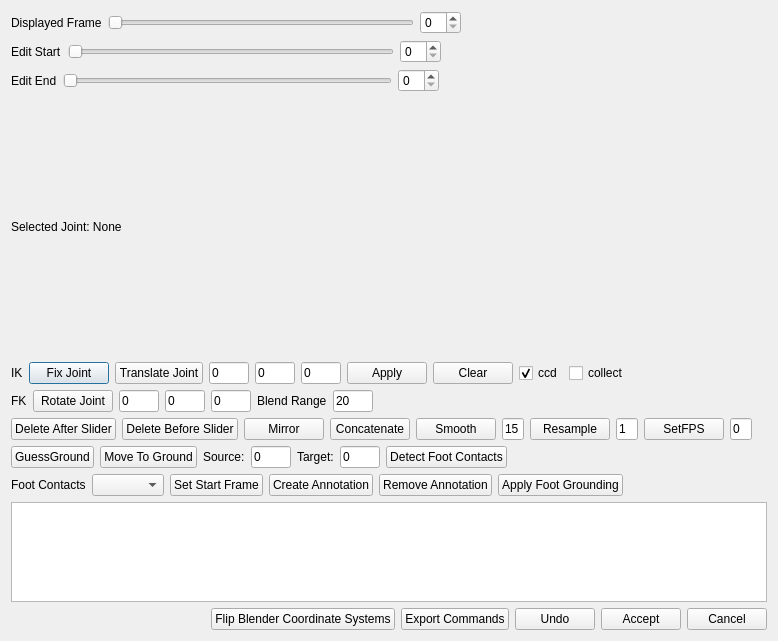
<?xml version="1.0" encoding="UTF-8"?>
<ui version="4.0">
 <class>Dialog</class>
 <widget class="QDialog" name="Dialog">
  <property name="geometry">
   <rect>
    <x>0</x>
    <y>0</y>
    <width>778</width>
    <height>641</height>
   </rect>
  </property>
  <property name="windowTitle">
   <string>Animation Editor</string>
  </property>
  <layout class="QGridLayout" name="gridLayout">
   <item row="0" column="0">
    <layout class="QGridLayout" name="leftViewerLayout"/>
   </item>
   <item row="1" column="0">
    <layout class="QVBoxLayout" name="verticalLayout">
     <item>
      <layout class="QHBoxLayout" name="horizontalLayout_10">
       <item>
        <widget class="QLabel" name="label_8">
         <property name="text">
          <string>Displayed Frame</string>
         </property>
        </widget>
       </item>
       <item>
        <widget class="QSlider" name="leftDisplayFrameSlider">
         <property name="orientation">
          <enum>Qt::Horizontal</enum>
         </property>
        </widget>
       </item>
       <item>
        <widget class="QSpinBox" name="leftDisplayFrameSpinBox"/>
       </item>
       <item>
        <spacer name="horizontalSpacer_8">
         <property name="orientation">
          <enum>Qt::Horizontal</enum>
         </property>
         <property name="sizeHint" stdset="0">
          <size>
           <width>40</width>
           <height>20</height>
          </size>
         </property>
        </spacer>
       </item>
      </layout>
     </item>
     <item>
      <layout class="QHBoxLayout" name="horizontalLayout_3">
       <item>
        <widget class="QLabel" name="label_2">
         <property name="text">
          <string>Edit Start</string>
         </property>
        </widget>
       </item>
       <item>
        <widget class="QSlider" name="leftStartFrameSlider">
         <property name="orientation">
          <enum>Qt::Horizontal</enum>
         </property>
        </widget>
       </item>
       <item>
        <widget class="QSpinBox" name="leftStartFrameSpinBox"/>
       </item>
       <item>
        <spacer name="horizontalSpacer_3">
         <property name="orientation">
          <enum>Qt::Horizontal</enum>
         </property>
         <property name="sizeHint" stdset="0">
          <size>
           <width>40</width>
           <height>20</height>
          </size>
         </property>
        </spacer>
       </item>
      </layout>
     </item>
     <item>
      <layout class="QHBoxLayout" name="horizontalLayout_4">
       <item>
        <widget class="QLabel" name="label_3">
         <property name="text">
          <string>Edit End</string>
         </property>
        </widget>
       </item>
       <item>
        <widget class="QSlider" name="leftEndFrameSlider">
         <property name="orientation">
          <enum>Qt::Horizontal</enum>
         </property>
        </widget>
       </item>
       <item>
        <widget class="QSpinBox" name="leftEndFrameSpinBox"/>
       </item>
       <item>
        <spacer name="horizontalSpacer_4">
         <property name="orientation">
          <enum>Qt::Horizontal</enum>
         </property>
         <property name="sizeHint" stdset="0">
          <size>
           <width>40</width>
           <height>20</height>
          </size>
         </property>
        </spacer>
       </item>
      </layout>
     </item>
     <item>
      <layout class="QHBoxLayout" name="horizontalLayout">
       <item>
        <widget class="QLabel" name="jointLabel">
         <property name="text">
          <string>Selected Joint: None</string>
         </property>
        </widget>
       </item>
       <item>
        <spacer name="horizontalSpacer_5">
         <property name="orientation">
          <enum>Qt::Horizontal</enum>
         </property>
         <property name="sizeHint" stdset="0">
          <size>
           <width>40</width>
           <height>20</height>
          </size>
         </property>
        </spacer>
       </item>
      </layout>
     </item>
     <item>
      <layout class="QHBoxLayout" name="horizontalLayout_7">
       <item>
        <widget class="QLabel" name="label">
         <property name="text">
          <string>IK</string>
         </property>
        </widget>
       </item>
       <item>
        <widget class="QPushButton" name="fixJointButton">
         <property name="text">
          <string>Fix Joint</string>
         </property>
        </widget>
       </item>
       <item>
        <widget class="QPushButton" name="translateJointButton">
         <property name="text">
          <string>Translate Joint</string>
         </property>
        </widget>
       </item>
       <item>
        <widget class="QLineEdit" name="translateXLineEdit">
         <property name="maximumSize">
          <size>
           <width>40</width>
           <height>16777215</height>
          </size>
         </property>
         <property name="text">
          <string>0</string>
         </property>
        </widget>
       </item>
       <item>
        <widget class="QLineEdit" name="translateYLineEdit">
         <property name="maximumSize">
          <size>
           <width>40</width>
           <height>16777215</height>
          </size>
         </property>
         <property name="text">
          <string>0</string>
         </property>
        </widget>
       </item>
       <item>
        <widget class="QLineEdit" name="translateZLineEdit">
         <property name="maximumSize">
          <size>
           <width>40</width>
           <height>16777215</height>
          </size>
         </property>
         <property name="text">
          <string>0</string>
         </property>
        </widget>
       </item>
       <item>
        <widget class="QPushButton" name="applyConstraintsButton">
         <property name="text">
          <string>Apply</string>
         </property>
        </widget>
       </item>
       <item>
        <widget class="QPushButton" name="clearConstraintsButton">
         <property name="text">
          <string>Clear</string>
         </property>
        </widget>
       </item>
       <item>
        <widget class="QCheckBox" name="ccdCheckBox">
         <property name="text">
          <string>ccd</string>
         </property>
         <property name="checked">
          <bool>true</bool>
         </property>
        </widget>
       </item>
       <item>
        <widget class="QCheckBox" name="collectConstraintsCheckBox">
         <property name="text">
          <string>collect</string>
         </property>
         <property name="checked">
          <bool>false</bool>
         </property>
        </widget>
       </item>
       <item>
        <spacer name="horizontalSpacer_7">
         <property name="orientation">
          <enum>Qt::Horizontal</enum>
         </property>
         <property name="sizeHint" stdset="0">
          <size>
           <width>40</width>
           <height>20</height>
          </size>
         </property>
        </spacer>
       </item>
      </layout>
     </item>
     <item>
      <layout class="QHBoxLayout" name="horizontalLayout_5">
       <item>
        <widget class="QLabel" name="label_4">
         <property name="text">
          <string>FK</string>
         </property>
        </widget>
       </item>
       <item>
        <widget class="QPushButton" name="rotateJointButton">
         <property name="text">
          <string>Rotate Joint</string>
         </property>
        </widget>
       </item>
       <item>
        <widget class="QLineEdit" name="rotateXLineEdit">
         <property name="maximumSize">
          <size>
           <width>40</width>
           <height>16777215</height>
          </size>
         </property>
         <property name="text">
          <string>0</string>
         </property>
        </widget>
       </item>
       <item>
        <widget class="QLineEdit" name="rotateYLineEdit">
         <property name="maximumSize">
          <size>
           <width>40</width>
           <height>16777215</height>
          </size>
         </property>
         <property name="text">
          <string>0</string>
         </property>
        </widget>
       </item>
       <item>
        <widget class="QLineEdit" name="rotateZLineEdit">
         <property name="maximumSize">
          <size>
           <width>40</width>
           <height>16777215</height>
          </size>
         </property>
         <property name="text">
          <string>0</string>
         </property>
        </widget>
       </item>
       <item>
        <widget class="QLabel" name="label_5">
         <property name="text">
          <string>Blend Range</string>
         </property>
        </widget>
       </item>
       <item>
        <widget class="QLineEdit" name="blendRangeLineEdit">
         <property name="maximumSize">
          <size>
           <width>40</width>
           <height>16777215</height>
          </size>
         </property>
         <property name="text">
          <string>20</string>
         </property>
        </widget>
       </item>
       <item>
        <spacer name="horizontalSpacer_2">
         <property name="orientation">
          <enum>Qt::Horizontal</enum>
         </property>
         <property name="sizeHint" stdset="0">
          <size>
           <width>40</width>
           <height>20</height>
          </size>
         </property>
        </spacer>
       </item>
      </layout>
     </item>
     <item>
      <layout class="QVBoxLayout" name="verticalLayout_4">
       <item>
        <layout class="QHBoxLayout" name="horizontalLayout_6">
         <item>
          <widget class="QPushButton" name="deleteAfterButton">
           <property name="text">
            <string>Delete After Slider</string>
           </property>
          </widget>
         </item>
         <item>
          <widget class="QPushButton" name="deleteBeforeButton">
           <property name="text">
            <string>Delete Before Slider</string>
           </property>
          </widget>
         </item>
         <item>
          <widget class="QPushButton" name="mirrorAnimationButton">
           <property name="text">
            <string>Mirror</string>
           </property>
          </widget>
         </item>
         <item>
          <widget class="QPushButton" name="concatenateButton">
           <property name="text">
            <string>Concatenate</string>
           </property>
          </widget>
         </item>
         <item>
          <widget class="QPushButton" name="smoothFramesButton">
           <property name="text">
            <string>Smooth</string>
           </property>
          </widget>
         </item>
         <item>
          <widget class="QLineEdit" name="smoothWindowSizeLineEdit">
           <property name="maximumSize">
            <size>
             <width>40</width>
             <height>16777215</height>
            </size>
           </property>
           <property name="text">
            <string>15</string>
           </property>
          </widget>
         </item>
         <item>
          <widget class="QPushButton" name="resampleButton">
           <property name="text">
            <string>Resample</string>
           </property>
          </widget>
         </item>
         <item>
          <widget class="QLineEdit" name="resampleFactorLineEdit">
           <property name="maximumSize">
            <size>
             <width>40</width>
             <height>16777215</height>
            </size>
           </property>
           <property name="text">
            <string>1</string>
           </property>
          </widget>
         </item>
         <item>
          <widget class="QPushButton" name="setFPSButton">
           <property name="text">
            <string>SetFPS</string>
           </property>
          </widget>
         </item>
         <item>
          <widget class="QLineEdit" name="fpsLineEdit">
           <property name="maximumSize">
            <size>
             <width>40</width>
             <height>16777215</height>
            </size>
           </property>
           <property name="text">
            <string>0</string>
           </property>
          </widget>
         </item>
         <item>
          <spacer name="horizontalSpacer_6">
           <property name="orientation">
            <enum>Qt::Horizontal</enum>
           </property>
           <property name="sizeHint" stdset="0">
            <size>
             <width>40</width>
             <height>20</height>
            </size>
           </property>
          </spacer>
         </item>
        </layout>
       </item>
      </layout>
     </item>
     <item>
      <layout class="QHBoxLayout" name="horizontalLayout_8">
       <item>
        <widget class="QPushButton" name="guessGroundHeightButton">
         <property name="text">
          <string>GuessGround</string>
         </property>
        </widget>
       </item>
       <item>
        <widget class="QPushButton" name="moveToGroundButton">
         <property name="text">
          <string>Move To Ground</string>
         </property>
        </widget>
       </item>
       <item>
        <widget class="QLabel" name="label_7">
         <property name="text">
          <string>Source:</string>
         </property>
        </widget>
       </item>
       <item>
        <widget class="QLineEdit" name="sourceGroundHeightLineEdit">
         <property name="maximumSize">
          <size>
           <width>40</width>
           <height>16777215</height>
          </size>
         </property>
         <property name="text">
          <string>0</string>
         </property>
        </widget>
       </item>
       <item>
        <widget class="QLabel" name="label_6">
         <property name="text">
          <string>Target:</string>
         </property>
        </widget>
       </item>
       <item>
        <widget class="QLineEdit" name="targetGroundHeightLineEdit">
         <property name="maximumSize">
          <size>
           <width>40</width>
           <height>16777215</height>
          </size>
         </property>
         <property name="text">
          <string>0</string>
         </property>
        </widget>
       </item>
       <item>
        <widget class="QPushButton" name="detectFootContactsButton">
         <property name="text">
          <string>Detect Foot Contacts</string>
         </property>
        </widget>
       </item>
       <item>
        <spacer name="horizontalSpacer_9">
         <property name="orientation">
          <enum>Qt::Horizontal</enum>
         </property>
         <property name="sizeHint" stdset="0">
          <size>
           <width>40</width>
           <height>20</height>
          </size>
         </property>
        </spacer>
       </item>
      </layout>
     </item>
     <item>
      <layout class="QHBoxLayout" name="horizontalLayout_9">
       <item>
        <widget class="QLabel" name="label_9">
         <property name="text">
          <string>Foot Contacts</string>
         </property>
        </widget>
       </item>
       <item>
        <widget class="QComboBox" name="labelComboBox"/>
       </item>
       <item>
        <widget class="QPushButton" name="setAnnotationStartButton">
         <property name="text">
          <string>Set Start Frame</string>
         </property>
        </widget>
       </item>
       <item>
        <widget class="QPushButton" name="createAnnotationButton">
         <property name="text">
          <string>Create Annotation</string>
         </property>
        </widget>
       </item>
       <item>
        <widget class="QPushButton" name="removeAnnotationButton">
         <property name="text">
          <string>Remove Annotation</string>
         </property>
        </widget>
       </item>
       <item>
        <widget class="QPushButton" name="groundFeetButton">
         <property name="text">
          <string>Apply Foot Grounding</string>
         </property>
        </widget>
       </item>
       <item>
        <spacer name="horizontalSpacer_10">
         <property name="orientation">
          <enum>Qt::Horizontal</enum>
         </property>
         <property name="sizeHint" stdset="0">
          <size>
           <width>40</width>
           <height>20</height>
          </size>
         </property>
        </spacer>
       </item>
      </layout>
     </item>
     <item>
      <widget class="TimeLineLabelView" name="contacLabelView">
       <property name="maximumSize">
        <size>
         <width>16777215</width>
         <height>100</height>
        </size>
       </property>
      </widget>
     </item>
     <item>
      <layout class="QHBoxLayout" name="horizontalLayout_2">
       <item>
        <spacer name="horizontalSpacer">
         <property name="orientation">
          <enum>Qt::Horizontal</enum>
         </property>
         <property name="sizeHint" stdset="0">
          <size>
           <width>40</width>
           <height>20</height>
          </size>
         </property>
        </spacer>
       </item>
       <item>
        <widget class="QPushButton" name="flipBlenderCoordinateSystemButton">
         <property name="text">
          <string>Flip Blender Coordinate Systems</string>
         </property>
        </widget>
       </item>
       <item>
        <widget class="QPushButton" name="exportCommandsButton">
         <property name="text">
          <string>Export Commands</string>
         </property>
        </widget>
       </item>
       <item>
        <widget class="QPushButton" name="undoButton">
         <property name="text">
          <string>Undo</string>
         </property>
        </widget>
       </item>
       <item>
        <widget class="QPushButton" name="selectButton">
         <property name="text">
          <string>Accept</string>
         </property>
        </widget>
       </item>
       <item>
        <widget class="QPushButton" name="cancelButton">
         <property name="text">
          <string>Cancel</string>
         </property>
        </widget>
       </item>
      </layout>
     </item>
    </layout>
   </item>
  </layout>
 </widget>
 <customwidgets>
  <customwidget>
   <class>TimeLineLabelView</class>
   <extends>QGraphicsView</extends>
   <header>motion_analysis/gui/widgets/time_line_label_view</header>
  </customwidget>
 </customwidgets>
 <resources/>
 <connections/>
</ui>
